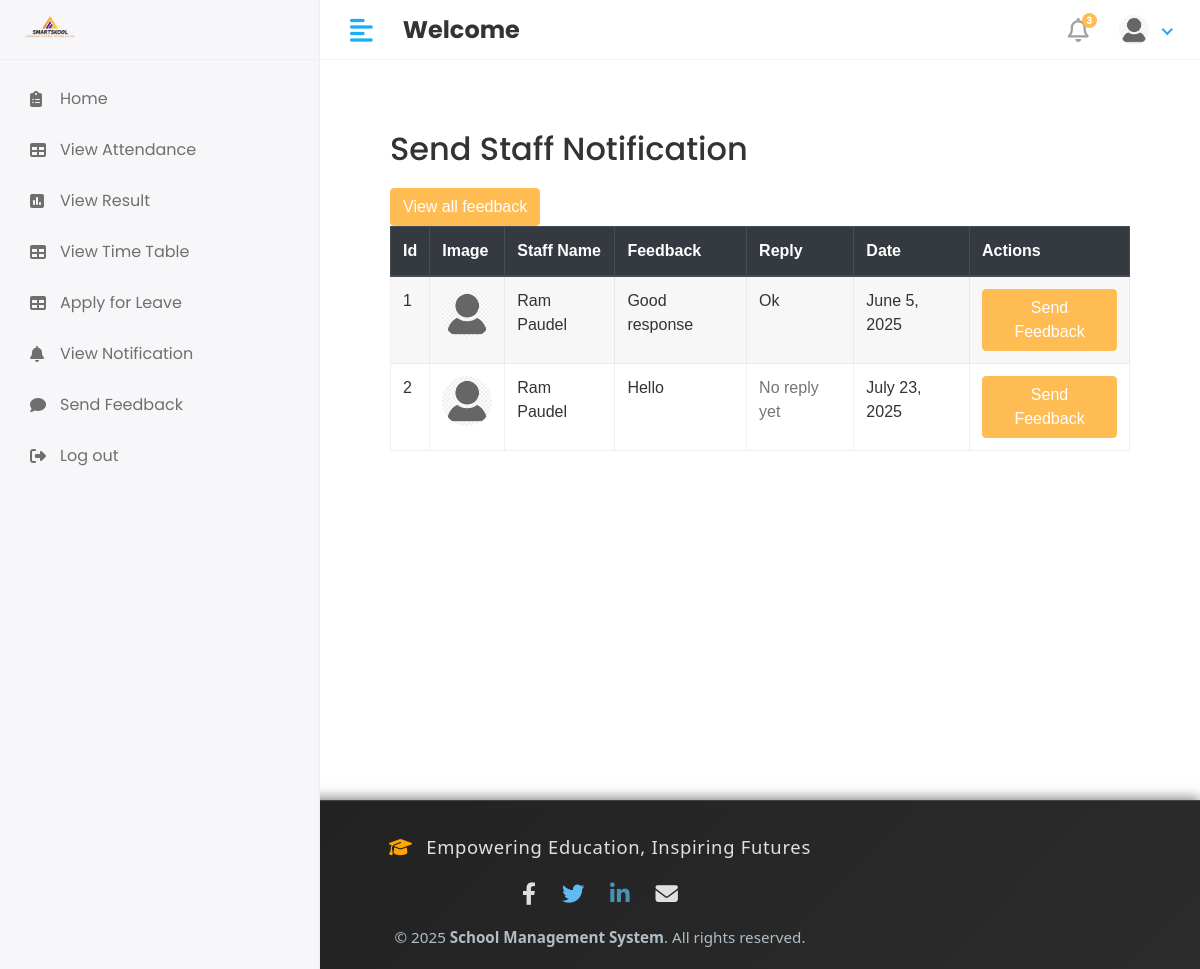
The page /Hod/staff/feedback on the database its author committed.
### app/models.py (models this page shows, shortened)
class staff_feedback(models.Model):
    staff_id = models.ForeignKey(staff, on_delete=models.CASCADE)
    feedback = models.TextField()
    feedback_reply = models.TextField(blank=True)
    created_at = models.DateField(auto_now_add=True)
    updated_at = models.DateField(auto_now=True)

class staff(models.Model):
    admin = models.OneToOneField(CustomUser, on_delete=models.DO_NOTHING)
    address = models.TextField()
    gender = models.CharField(max_length=10)
    phone_number = models.TextField()
    created_at = models.DateField(auto_now_add=True)
    updated_at = models.DateField(auto_now=True)

class CustomUser(AbstractUser):
   USER= (
      (1,'hod'),
      (2,'staff'),
      (3,'student'),
    )
   user_type=models.CharField(choices=USER,max_length=50,default=1)
   profile_pic = models.ImageField(upload_to='media/profile_pics')

### school_management_system/Hod_Views.py (the view)
# urls.py: path('Hod/staff/feedback',Hod_Views.views_staff_feedback,name='staff_feedback_reply'),
def views_staff_feedback(request):
    feedback = staff_feedback.objects.all()
    context = {
        'feedback': feedback,
    }
    return render(request, 'Hod/staff_feedback.html', context)

### templates/Hod/staff_feedback.html (shortened to what this page needs)
{% extends 'base.html' %}
{% block content %}
<div class="container" style="padding: 40px; font-family: Arial, sans-serif;">
    <h2 style="color: #333; margin-bottom: 20px;">Send Staff Notification</h2>
    <button type="button" class="btn btn-primary" data-toggle="modal" data-target="#exampleModal">
        View all feedback
    </button>
    <div class="table-responsive">
        <table id="studentTable" class="table table-striped table-bordered" style="width: 100%; background: #fff;">
            <thead class="thead-dark">
                <tr>
                    <th>Id</th>
                    <th>Image</th>
                    <th>Staff Name</th>
                    <th>Feedback</th>
                    <th>Reply</th>
                    <th>Date</th>
                    <th>Actions</th>
                </tr>
            </thead>
      <tbody>
            {% for i in feedback %}
            <tr>
            <td>{{ forloop.counter }}</td>
            <td>
        {% if i.staff_id.admin.profile_pic %}
            <img src="{{ i.staff_id.admin.profile_pic.url }}" width="50" height="50" class="rounded-circle">
        {% else %}
            No Image
        {% endif %}
           </td>
           <td>{{ i.staff_id.admin.first_name }} {{ i.staff_id.admin.last_name }}</td>
           <td>{{ i.feedback }}</td>
           <td>
        {% if i.feedback_reply %}
            {{ i.feedback_reply }}
        {% else %}
            <span class="text-muted">No reply yet</span>
        {% endif %}
            </td>
           <td>{{ i.created_at }}</td>
          <td>
             <button type="button" class="btn btn-primary" data-toggle="modal" data-target="#send_staff_notification-{{ forloop.counter }}">
              Send Feedback
              </button>
         </td>
        </tr>
        {% endfor %}
</tbody>
        </table>
    </div>
</div>
{% endblock %}

### static/assets/css/style.css (style rules this page uses)
html { height: 100%; }
body { background-color: #fff; color: #333; font-family: 'Poppins', sans-serif; font-size: 1rem; height: 100%; line-height: 1.5; overflow-x: hidden; }
h1, h2, h3, h4, h5, h6 { font-family: 'Poppins', sans-serif; margin-top: 0; }
input, button, a { transition: all 0.4s ease; -moz-transition: all 0.4s ease; -o-transition: all 0.4s ease; -ms-transition: all 0.4s ease; -webkit-transition: all 0.4s ease; }
input, input:focus, button, button:focus { outline: none; }
.table { color: #333; max-width: 100%; margin-bottom: 0; width: 100%; }
.table-striped > tbody > tr:nth-of-type(2n+1) { background-color: #f8f9fa; }
.table thead tr th { font-weight: 600; }
.table tbody tr { border-bottom: 1px solid rgba(0, 0, 0, 0.05); }
.table-striped thead tr { border-color: transparent; }
.table-striped tbody tr { border-color: transparent; }
.table-striped tbody tr:nth-of-type(even) { background-color: rgba(255, 255, 255, 0.3); }
.table-striped tbody tr:nth-of-type(odd) { background-color: rgba(235, 235, 235, 0.4); }
.table-bordered { border: 1px solid rgba(0, 0, 0, 0.05) !important; }
.table-bordered th, .table-bordered td { border-color: rgba(0, 0, 0, 0.05); }
.text-muted { color: #757575 !important; }
.btn-primary { background-color: #FFBC53; border: 1px solid #FFBC53; }

### rows shown on the page
staff_feedback: staff_id.admin.profile_pic (placeholder picture), staff_id.admin.first_name "Ram", staff_id.admin.last_name "Paudel", feedback "Good response", feedback_reply "Ok", created_at "June 5, 2025"
staff_feedback: staff_id.admin.profile_pic (placeholder picture), staff_id.admin.first_name "Ram", staff_id.admin.last_name "Paudel", feedback "Hello", feedback_reply "No reply yet", created_at "July 23, 2025"
